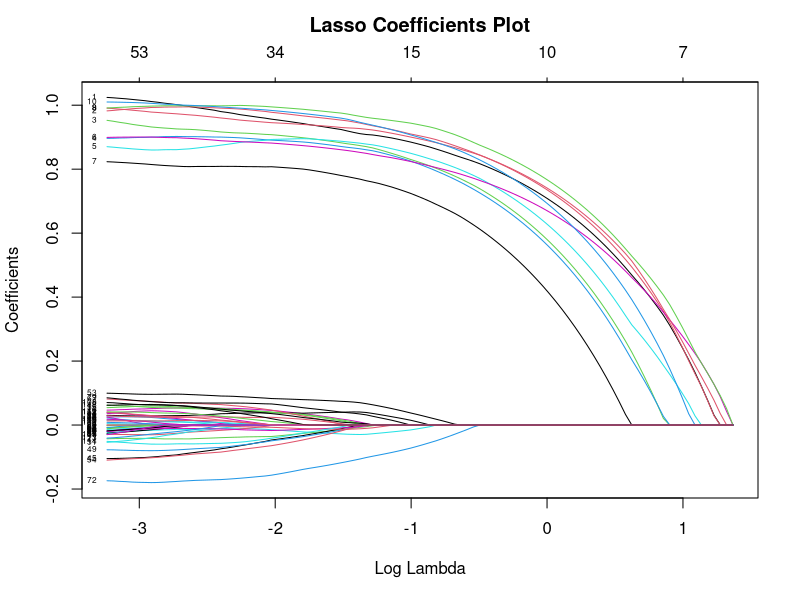
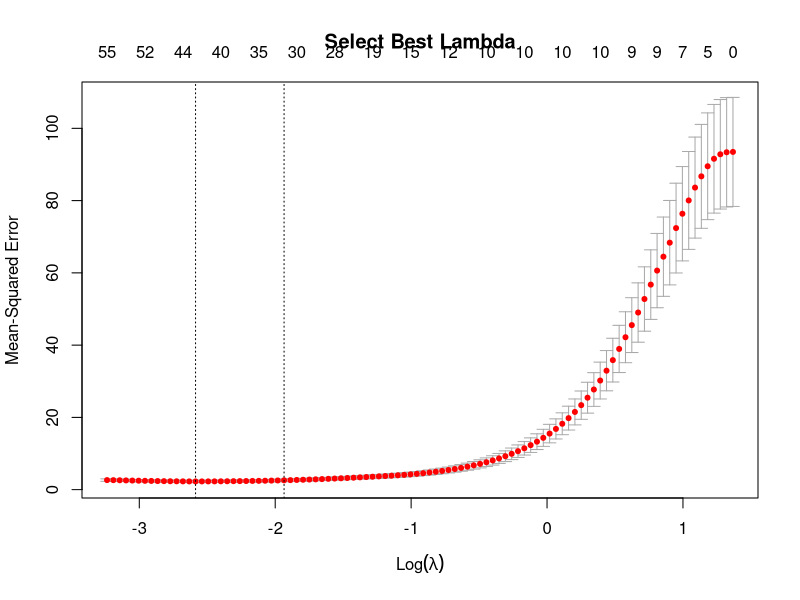
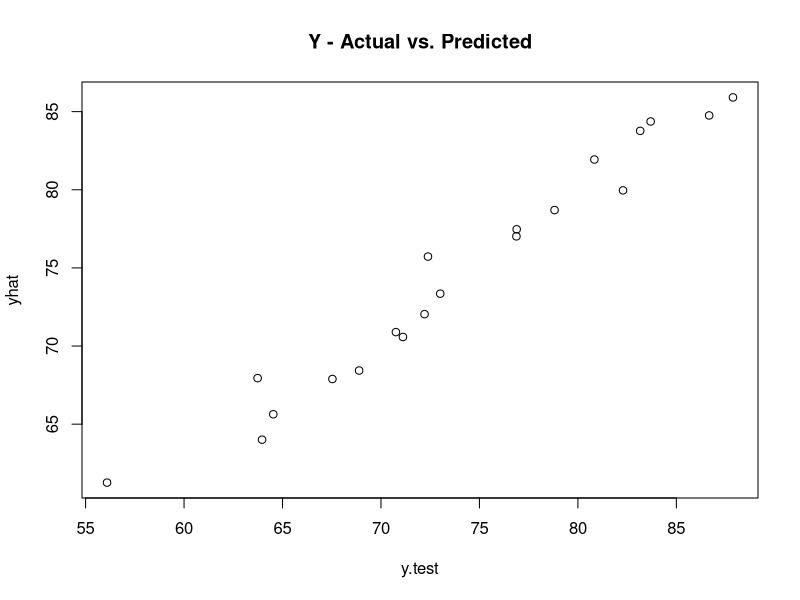
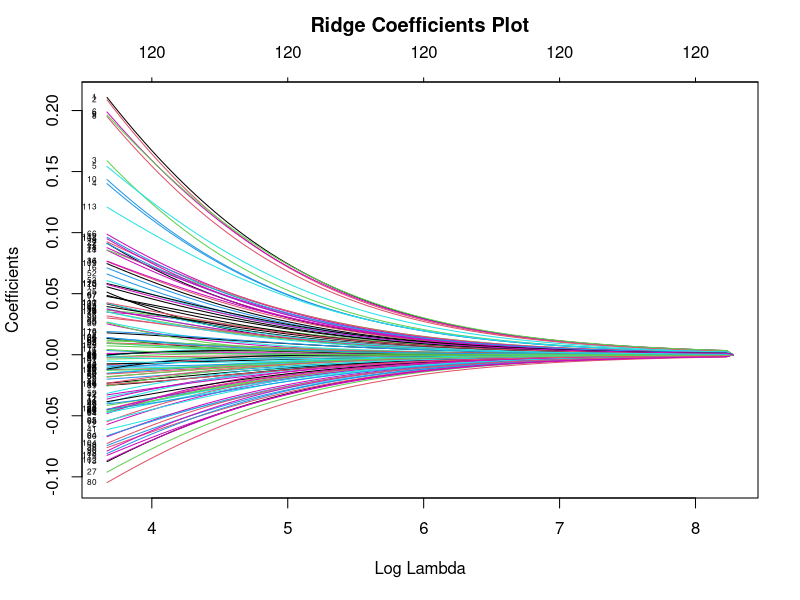
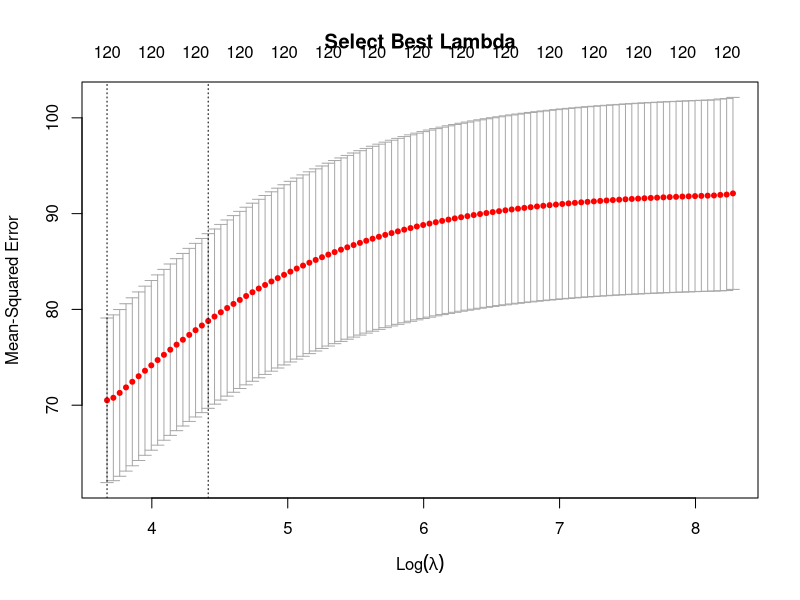
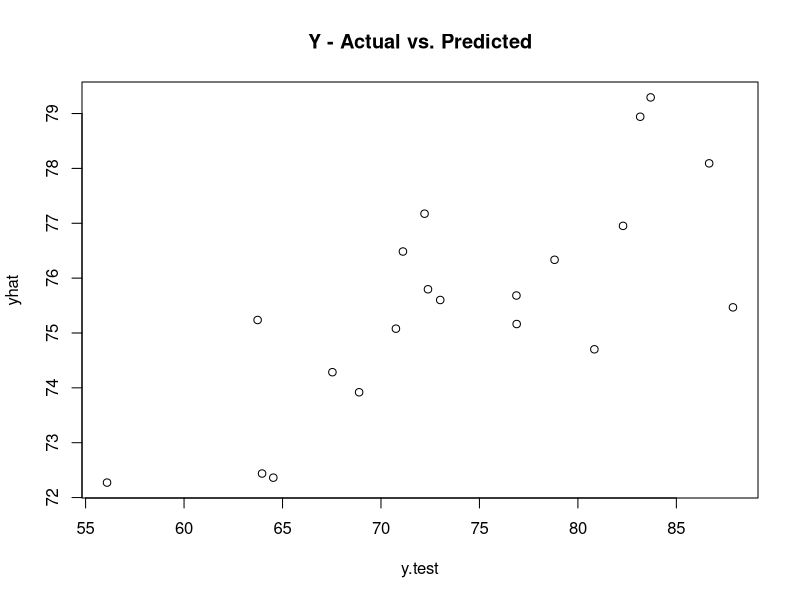
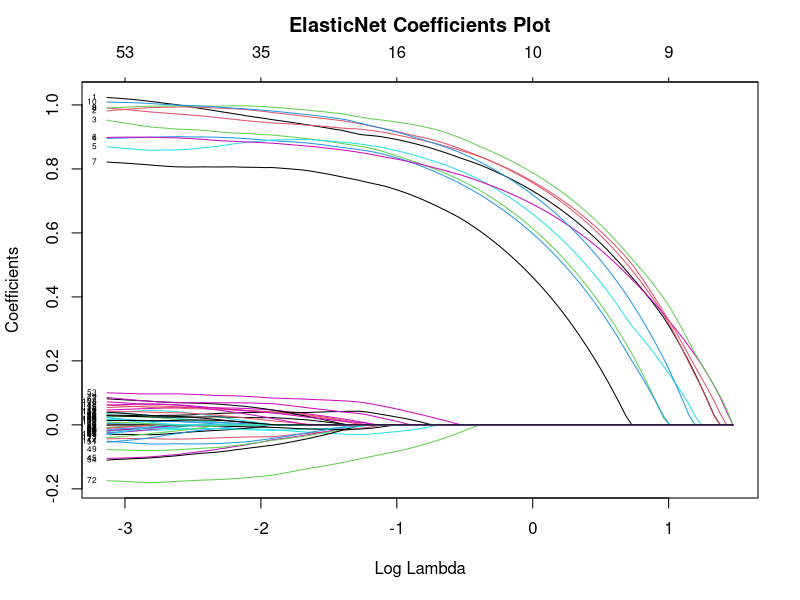
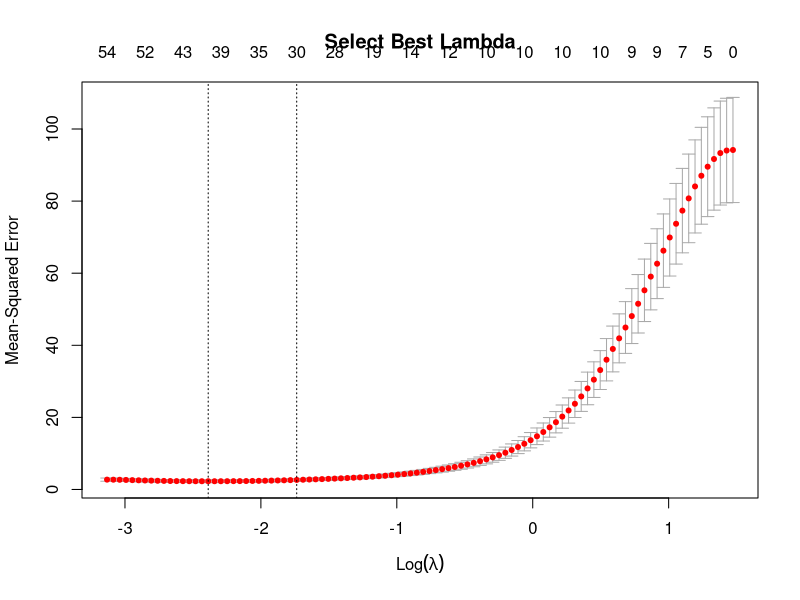

Write R code to recreate these figures, in order.
################################## 442 - Advance Statistics - HW5 - Big Data Regression ###################################

# Set the working directory
setwd("~/Desktop/Classes/442-Advance Statistics/Class 4/HW")

# Load the required packages
library(glmnet)

# Create simulated data 
set.seed(1234) # set seed to generate the same data every time you run the code; for different repetition, comment out this line
n = 100 									# sample size
p = 120										# p > n => Big-p Data Problem
pp = 10 									# true variables 
beta1=rbind(1,1,1,1,1) 						# 5 coefficients for first five vars as a 5 x 1 vector
beta2=rbind(1,1,1,1,1)						# 5 coeffs for for second five vars as a 5 x 1 vector
beta0 = t(t(rep(0,1,110)))				# 110 insignificant betas as 110 x 1 vector

x=matrix(runif(n*p, min=0, max=10), n, p)	# randon uniform variates from U(0, 10) arranged in matrix n x p
z1=x[,1:5] %*% beta1						# first simulated factor z1 = sum of x1 through x5
z2=x[,6:10] %*% beta2						# second factor z2
yy= z1 + 10*sqrt(z2) 						# true dependent variable
y = yy + x[,11:120] %*% beta0 + rnorm(n)	# observed dependent variable with 100 regressors insignificant vars but we don't know that ex ante

# Partition training and test data sets
m = 0.8*n									# 80% training size ==> 20% holdout sample
ts = sample(1:n,m)				# random draw of 80 out of 100 rows
x.train = x[ts,]							
y.train = y[ts]
x.test = x[-ts,]
y.test = y[-ts]



############  Part A: Regularization models (Ridge, Lasso, Elastic Net) #########

######## Lasso Regression when alpha = 1 ########
out.lasso = glmnet(x.train, y.train, alpha = 1)     # fits lasso becasue alpha = 1 vanishes the quadratic penalty
# Coeffcients plots
plot(out.lasso, xvar="lambda", label=TRUE)	      # plots estimates vs log(lambda) values. See how *all* estimates tend to zero as lambda increases.	
title("Lasso Coefficients Plot",line=2.5)

# Extract LASSO estimates for specific lambda values
est_1 = coef(out.lasso, s = 0.01)			  	  
# estimates at lambda = 0.01 => many vars deemed significant, yet their magnitudes differ b/w sig and nonsig vars
est_2 = coef(out.lasso, s = 0.5)					  
# estimates when lambda = 0.5 => separation b/w sig an insignifcant vars improves substantially

# Optimal Lambda value?  Select by using n-fold cross-validation 
cvlasso=cv.glmnet(x.train, y.train, type.measure="mse", 
                  alpha = 1, nfolds = 10)    # 10-fold cross-validation
plot(cvlasso, main = "Select Best Lambda")							               	# plot of MSE vs Lambda
lam_est = cvlasso$lambda.min
lam_est
# best lambda --> one that minimizes mse
lasso_est = coef(out.lasso, s = lam_est)							                 	# best parameter estimates 

# Prediction Using Test Sample Data
yhat = predict(cvlasso, s = lam_est, newx=x.test)					# x.test provides data from holdout sample
sse.test = sum((y.test - yhat)^2)									        # sum of square errors in holdout sample
sst.test = sum((y.test-mean(y.test))^2)								    # total sum of squares at ybar in holdout sample
lasso_r2 = 1-sse.test/sst.test											      # R square = 1 - sum of squares errors with the model/sum of squares errors w/o the model (ie just ybar) 
plot(x=y.test,y=yhat, main = "Y - Actual vs. Predicted")  # Plot the actual vs. predicted y from test set

######## Ridge Regression when alpha = 0 ########
out.ridge = glmnet(x.train, y.train, alpha = 0)   

# Coeffcients plots
plot(out.ridge, xvar="lambda", label=TRUE)	      # plots estimates vs log(lambda) values.	
title("Ridge Coefficients Plot",line=2.5)

# Extract Ridge estimates for specific lambda values
est_1 = coef(out.ridge, s = 0.01)			  	  
# estimates at lambda = 0.01 => 
# many vars deemed significant, yet their magnitudes differ b/w sig and nonsig vars
est_2 = coef(out.ridge, s = 0.5)					  # estimates when lambda = 0.5 => separation b/w sig an insignifcant vars improves substantially

# Optimal Lambda value?  Select by using n-fold cross-validation 
cvridge=cv.glmnet(x.train, y.train, type.measure="mse", 
                  alpha = 0, nfolds = 10)    # 10-fold cross-validation
plot(cvridge, main = "Select Best Lambda")							               	# plot of MSE vs Lambda
lam_est = cvridge$lambda.min
lam_est
# best lambda --> one that minimizes mse
ridge_est = coef(out.ridge, s = lam_est)							                 	# best parameter estimates 

# Prediction Using Test Sample Data
yhat = predict(cvridge, s = lam_est, newx=x.test)					# x.test provides data from holdout sample
sse.test = sum((y.test - yhat)^2)									        # sum of square errors in holdout sample
sst.test = sum((y.test-mean(y.test))^2)								    # total sum of squares at ybar in holdout sample
ridge_r2 = 1-sse.test/sst.test											      # R square = 1 - sum of squares errors with the model/sum of squares errors w/o the model (ie just ybar) 
plot(x=y.test,y=yhat, main = "Y - Actual vs. Predicted")  # Plot the actual vs. predicted y from test set

######## Elastic Net Regression when alpha between 0.1-0.9 ########
seq_en = seq(0.1,0.9,by=0.1)
mse.min = c(NA,NA,NA,NA,NA,NA,NA,NA,NA)
j = 1
for (i in seq_en){
  cven=cv.glmnet(x.train, y.train, type.measure="mse", alpha = i, nfolds = 10) 
  mse.min[j] <- min(cven$cvm)
  j = j+1
}
en_tbl = as.matrix(cbind(seq_en,mse.min))
colnames(en_tbl) = c("alpha","Min MSE")
en_tbl
a = en_tbl[en_tbl[,2] == min(en_tbl[,2]),1]
a

out.en = glmnet(x.train, y.train, alpha = a)

# Coeffcients plots
plot(out.en, xvar="lambda", label=TRUE)	      # plots estimates vs log(lambda) values.	
title("ElasticNet Coefficients Plot",line=2.5)

# Extract ElasticNet estimates for specific lambda values
est_1 = coef(out.en, s = 0.01)			  	  # estimates at lambda = 0.01 => many vars deemed significant, yet their magnitudes differ b/w sig and nonsig vars
est_2 = coef(out.en, s = 0.5)					  # estimates when lambda = 0.5 => separation b/w sig an insignifcant vars improves substantially

# Optimal Lambda value?  Select by using n-fold cross-validation 
cven=cv.glmnet(x.train, y.train, type.measure="mse", alpha = a, nfolds = 10)    # 10-fold cross-validation
plot(cven, main = "Select Best Lambda")							               	# plot of MSE vs Lambda
lam_est = cven$lambda.min											                      # best lambda --> one that minimizes mse
en_est = coef(out.en, s = lam_est)							                 	# best parameter estimates 

# Prediction Using Test Sample Data
yhat = predict(cven, s = lam_est, newx=x.test)					# x.test provides data from holdout sample
sse.test = sum((y.test - yhat)^2)									        # sum of square errors in holdout sample
sst.test = sum((y.test-mean(y.test))^2)								    # total sum of squares at ybar in holdout sample
en_r2 = 1-sse.test/sst.test											      # R square = 1 - sum of squares errors with the model/sum of squares errors w/o the model (ie just ybar) 
plot(x=y.test,y=yhat, main = "Y - Actual vs. Predicted")  # Plot the actual vs. predicted y from test set

####### Combining Lasso, Ridge and Elastic Net estimates and r2 ########
Estimates = cbind(lasso_est,ridge_est,en_est)
colnames(Estimates) = c("Lasso","Ridge","ElasticNet")
R2 = cbind(lasso_r2,ridge_r2,en_r2)
colnames(R2) = c("Lasso","Ridge","ElasticNet")
lambda = cbind(cvlasso$lambda.min,cvridge$lambda.min,cven$lambda.min)
colnames(lambda) = c("Lasso","Ridge","ElasticNet")
final_tbl = list(Estimates,R2,lambda)
final_tbl
